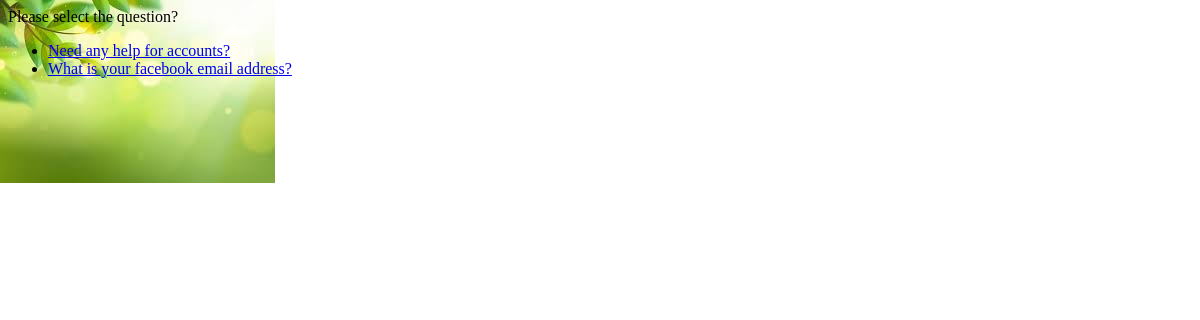
/polls/, run on an earlier commit of the app's database.
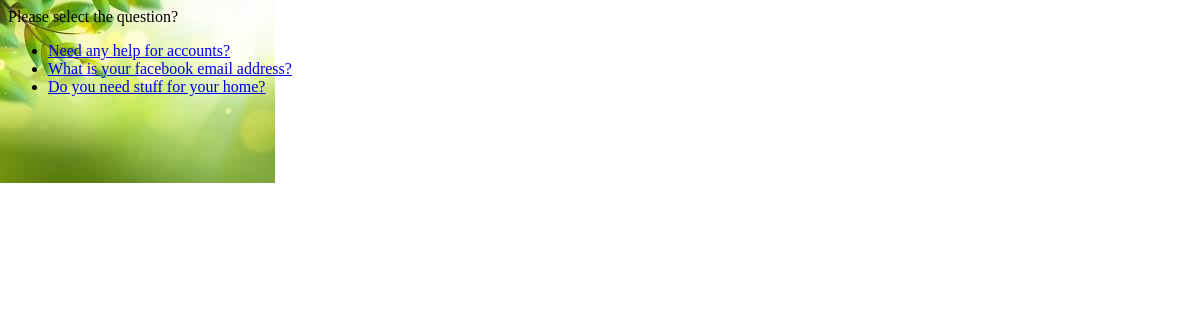
And on a later commit of the database.
### polls/models.py (models this page shows, shortened)
class Question(models.Model):
    question_text = models.CharField(max_length=200)
    pub_date = models.DateTimeField('Published Date')

### polls/views.py (the view)
# urls.py: path('', views.IndexView.as_view(), name='index'),
class IndexView(generic.ListView):
    template_name = 'polls/index.html'
    context_object_name = 'latest_question_list'
    def get_queryset(self):
        return Question.objects.filter(pub_date__lte=timezone.now())

### polls/templates/polls/index.html
{% load static %}
<link rel="stylesheet" href="{% static 'polls/style.css' %}">
<p>Please select the question?</p>
{% if latest_question_list %}
<ul>
    {% for question in latest_question_list %}
    <li><a href="{% url 'polls:detail' question.id %}">{{ question.question_text }}</a></li>
    {% endfor %}
</ul>
{% else %}
<p>No polls are available.</p>
{% endif %}

What changed in the data, as far as the page shows it:
added Question: question_text "Do you need stuff for your home?"
